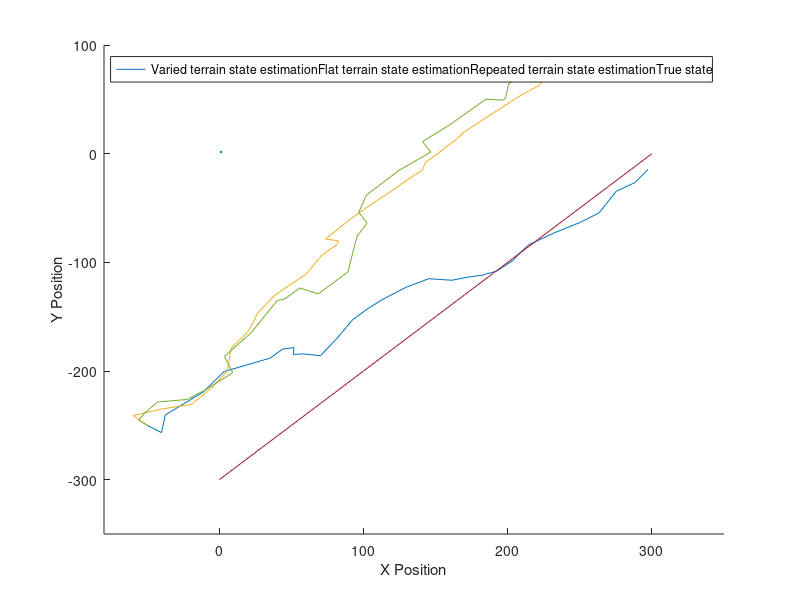
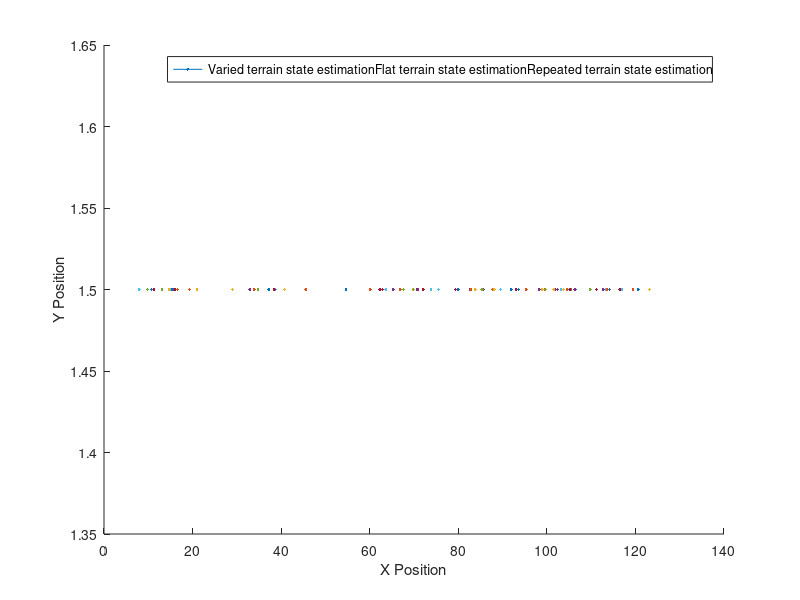

These charts were generated, in order, by the following MATLAB code:
load beacon_mu_est_hist.mat
mu_beacon = mu_hist;
load beacon_true_path.mat
dp_path = trajectory;
load straight_mu_est_hist.mat
mu_straight = mu_hist;
load straight_true_path.mat
straight_path = trajectory;
load dp_mu_est_hist.mat
mu_dp = mu_hist;
load simple_case_varied.mat
mu_simple_varied = mu_hist;
load simple_case_traj.mat;
simple_traj = trajectory;
load simple_vase_flat.mat
mu_simple_flat = mu_hist;
load simple_case_repeated.mat
mu_simple_repeated = mu_hist;


% figure(1);
% hold on;
% plot(mu_beacon(1,:), mu_beacon(2,:), LineWidth=1.5)
% plot(mu_dp(1,:), mu_dp(2,:), LineWidth=1.5)
% plot(dp_path(:,1), dp_path(:,2), LineWidth=1.5)
% legend(["Estimated Position (PF with beacons)", "Estimated Position (PF with sonar)", "True Position"])
% % title("Particle Filter Results (Varied Terrain Full Trajectory, 500 Particles)")
% xlabel("X Position")
% ylabel("Y Position")
% xlim([-500, 500])
% ylim([-500, 500])
% hold off;
% 
% figure(2);
% hold on;
% plot(sqrt((mu_beacon(1,:) - dp_path(:,1).').^2 + (mu_beacon(2,:) - dp_path(:,2).').^2), LineWidth=1.5)
% plot(sqrt((mu_dp(1,:) - dp_path(:,1).').^2 + (mu_dp(2,:) - dp_path(:,2).').^2), LineWidth = 1.5)
% % title("Position Estimate Error (Euclidean Distance, 500 Particles)")
% legend(["Estimated Position Error (PF with beacons)", "Estimated Position Error (PF with sonar)"])
% ylim([0, 90])
% xlabel("Time")
% ylabel("Error")
% hold off;
% 
% figure(3);
% hold on;
% plot(sqrt((mu_straight(1,:) - straight_path(:,1).').^2 + (mu_straight(2,:) - straight_path(:,2).').^2), LineWidth = 1.5)
% legend("Estimated Position Error (PF with straight trajectory)")
% ylim([0,90])
% xlabel("Time")
% ylabel("Error")
% hold off;
% 
% figure(4);
% hold on;
% plot(mu_straight(1,:), mu_straight(2,:), LineWidth=1.5)
% plot(straight_path(:,1), straight_path(:,2), LineWidth=1.5)
% legend(["Estimated Position (PF with sonar)", "True Position"])
% % title("Particle Filter Results (Varied Terrain Full Trajectory, 500 Particles)")
% xlabel("X Position")
% ylabel("Y Position")
% xlim([-500, 500])
% ylim([-500, 500])
% hold off;

figure(5);
hold on;
plot(mu_simple_varied(1,:), mu_simple_varied(2,:), LineWidth=1.5)
plot(mu_simple_flat(1,:), mu_simple_flat(2,:), LineWidth=1.5)
plot(mu_simple_repeated(1,:), mu_simple_repeated(2,:), LineWidth=1.5)
plot(simple_traj(:,1), simple_traj(:,2), LineWidth=1.5)
legend(["Varied terrain state estimation", "Flat terrain state estimation", "Repeated terrain state estimation", "True state"])
xlabel("X Position")
ylabel("Y Position")
xlim([-80, 350])
ylim([-350, 100])
hold off;

figure(6);
hold on;
plot(sqrt((mu_simple_varied(1,:) - simple_traj(:,1).').^2 + (mu_simple_varied(2,:) - simple_traj(:,2).').^2), LineWidth=1.5)
plot(sqrt((mu_simple_flat(1,:) - simple_traj(:,1).').^2 + (mu_simple_flat(2,:) - simple_traj(:,2).').^2), LineWidth=1.5)
plot(sqrt((mu_simple_repeated(1,:) - simple_traj(:,1).').^2 + (mu_simple_repeated(2,:) - simple_traj(:,2).').^2), LineWidth=1.5)

legend(["Varied terrain state estimation", "Flat terrain state estimation", "Repeated terrain state estimation"])
xlabel("X Position")
ylabel("Y Position")
% xlim([-80, 350])
% ylim([-350, 100])
hold off;



straight_error = mean(sqrt((mu_straight(1,:) - straight_path(:,1).').^2 + (mu_straight(2,:) - straight_path(:,2).').^2));
dp_error = mean(sqrt((mu_dp(1,:) - dp_path(:,1).').^2 + (mu_dp(2,:) - dp_path(:,2).').^2));
disp(straight_error)
disp(dp_error)





